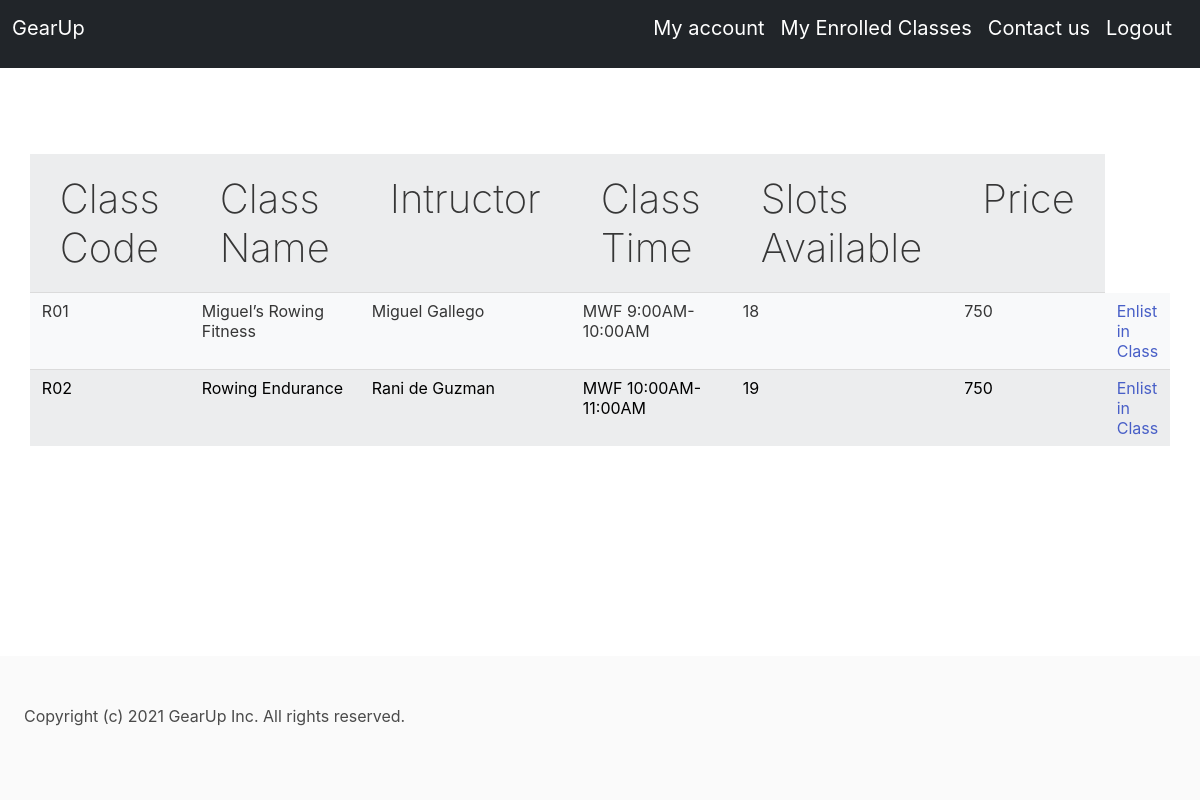
Page /rowingclasses (signed in) on the committed database.
### app.py (models this page shows)
class Classes(db.Model):
    id = db.Column(db.Integer, primary_key=True)
    class_code = db.Column(db.String(10), unique=True)
    class_category = db.Column(db.String(50))
    class_name = db.Column(db.String(50))
    instructor = db.Column(db.String(50))
    class_time = db.Column(db.String(50))
    price = db.Column(db.Integer)
    slots_available = db.Column(db.Integer)

### app.py (the view)
@app.route("/rowingclasses")
@login_required
def rowing():
    classes = Classes.query.filter_by(class_category="Rowing")
    return render_template("rowing.html", classes=classes)

### app.py (called while the page is built)
@login_manager.user_loader
def load_user(user_id):
    return Users.query.get(int(user_id))

### templates/rowing.html
<html>
{% include "header1.html" %}
{% block content %}
<div class="tablebg">
<table class="table table-light table-striped", style="width:500px">
    <tr>
        <th scope="col">Class Code</th>
        <th scope="col">Class Name</th>
        <th scope="col">Intructor</th>
        <th scope="col">Class Time</th>
        <th scope="col">Slots Available</th>
        <th scope="col">Price</th>
    </tr>
    {% for class in classes %}
    <tr>
        <td>{{ class.class_code}}</td>
        <td>{{ class.class_name}}</td>
        <td>{{ class.instructor}}</td>
        <td>{{ class.class_time}}</td>
        <td>{{ class.slots_available}}</td>
        <td>{{ class.price}}</td>
        <td>
            <a href="/enlistclass?code={{ class.class_code }}">Enlist in Class</a>
        </td>
    </tr>
    {% endfor %}
</table>
</div>
{% include "footer.html" %}
{% endblock %}
</html>

### static/styles/styles.css (style rules this page uses)
* { margin: 0; padding: 0; }
.tablebg { background-color: white; color: black; position: relative; height: 60vh; align-items: center; justify-content: center; display: flex; background-size: 100%; }
h1, h2, h3, h4, th { font-size: 40px; font-weight: 200; }

### rows in the picture
Classes: class_code "R01", class_name "Miguel’s Rowing Fitness", instructor "Miguel Gallego", class_time "MWF 9:00AM-10:00AM", slots_available "18", price "750"
Classes: class_code "R02", class_name "Rowing Endurance", instructor "Rani de Guzman", class_time "MWF 10:00AM-11:00AM", slots_available "19", price "750"
